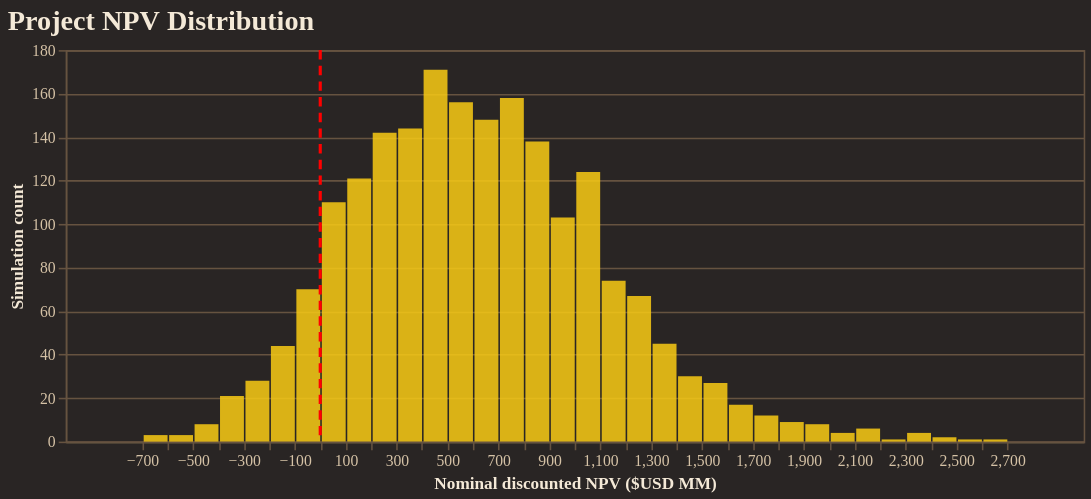

Write notebook code for a chart like this one.
### Code cell
from resgo.plotting.tables import npv_USD
import numpy as np
import pandas as pd

npv = npv_USD(
    simpack,
    nominal=True,
    discounted=True,
    success_only=False,
)
npv_usd = npv.to_numpy().ravel()
npv_df = pd.DataFrame({"npv_usd_mm": npv_usd / 1e6})

histogram = (
    alt.Chart(npv_df)
    .mark_bar(color="#FACC15", opacity=0.85)
    .encode(
        x=alt.X(
            "npv_usd_mm:Q",
            bin=alt.Bin(maxbins=60),
            title="Nominal discounted NPV ($USD MM)",
        ),
        y=alt.Y("count():Q", title="Simulation count"),
        tooltip=[alt.Tooltip("count():Q", title="Count")],
    )
    .properties(
        width=650,
        height=250,
        title="Project NPV Distribution",
    )
)

break_even = (
    alt.Chart(pd.DataFrame({"npv_usd_mm": [0]}))
    .mark_rule(color="red", strokeDash=[6, 4], strokeWidth=2)
    .encode(x="npv_usd_mm:Q")
)

fig = alt.layer(histogram, break_even)
fig.show()

### Figure 1 — Vega-Lite specification as saved in the notebook (floating-point values rounded to 4 significant figures; data arrays with more than 128 entries replaced by an {"elided": "..."} marker saying what was removed)
{"config": {"background": "#292524", "view": {"fill": "#292524", "stroke": "#665340"}, "title": {"color": "#f4e9d7", "font": "Merriweather", "fontSize": 18, "fontWeight": 600, "subtitleColor": "#d5c2a6", "anchor": "start"}, "axis": {"domainColor": "#665340", "gridColor": "#665340", "tickColor": "#665340", "labelColor": "#d5c2a6", "titleColor": "#f4e9d7", "labelFont": "Merriweather", "titleFont": "Merriweather"}, "legend": {"titleColor": "#f4e9d7", "labelColor": "#d5c2a6", "labelFont": "Merriweather", "titleFont": "Merriweather", "orient": "top-right", "symbolType": "circle"}, "header": {"labelColor": "#d5c2a6", "titleColor": "#f4e9d7", "labelFont": "Merriweather", "titleFont": "Merriweather"}, "mark": {"color": "#c78d3b"}, "line": {"color": "#c78d3b"}, "bar": {"color": "#c78d3b"}, "point": {"color": "#ddb06d"}, "area": {"color": "#c78d3b", "opacity": 0.35}, "text": {"color": "#f4e9d7", "font": "Merriweather"}, "range": {"category": ["#5DA5DA", "#F28E2B", "#59C36A", "#E15759", "#B07AA1", "#4ECDC4", "#FF9DA7", "#EDC948"]}}, "layer": [{"data": {"name": "data-c1a76524db91c808104c2c3b7d0d8952"}, "mark": {"type": "bar", "color": "#FACC15", "opacity": 0.85}, "encoding": {"tooltip": [{"aggregate": "count", "title": "Count", "type": "quantitative"}], "x": {"bin": {"maxbins": 60}, "field": "npv_usd_mm", "title": "Nominal discounted NPV ($USD MM)", "type": "quantitative"}, "y": {"aggregate": "count", "title": "Simulation count", "type": "quantitative"}}, "title": "Project NPV Distribution"}, {"data": {"name": "data-83a0ef6621ce3be6c7bd66d40cf7fe67"}, "mark": {"type": "rule", "color": "red", "strokeDash": [6, 4], "strokeWidth": 2}, "encoding": {"x": {"field": "npv_usd_mm", "type": "quantitative"}}}], "height": 250, "width": 650, "$schema": "https://vega.github.io/schema/vega-lite/v5.20.1.json", "datasets": {"data-c1a76524db91c808104c2c3b7d0d8952": {"elided": "2000 records"}, "data-83a0ef6621ce3be6c7bd66d40cf7fe67": [{"npv_usd_mm": 0}]}}
